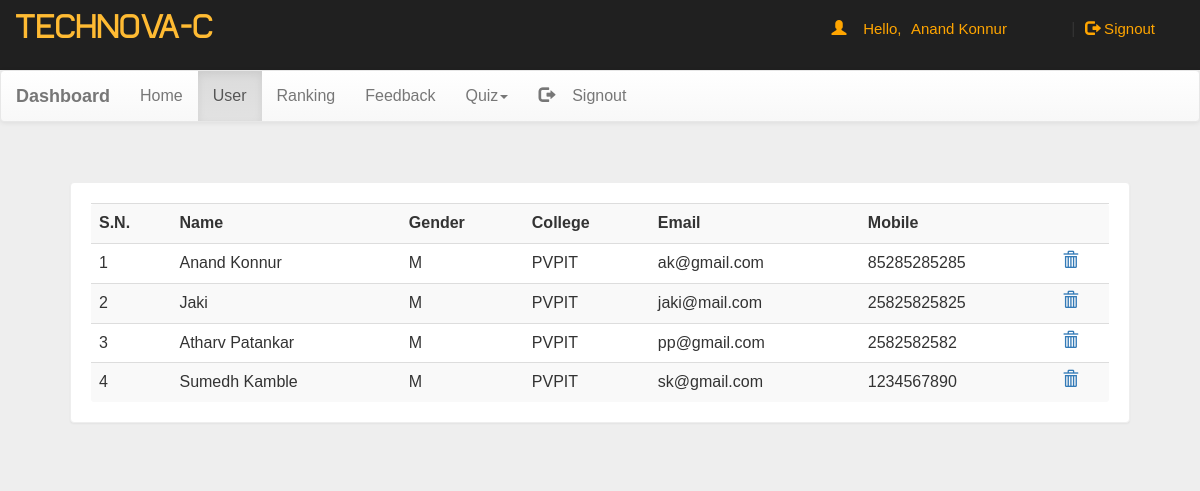
/dash.php?q=1 (signed in), run on the app's committed database.
### tables this page shows
CREATE TABLE `user` (
  `name` varchar(50) NOT NULL,
  `gender` varchar(5) NOT NULL,
  `college` varchar(100) NOT NULL,
  `email` varchar(50) NOT NULL,
  `mob` bigint(20) NOT NULL,
  `password` varchar(50) NOT NULL
);

### dash.php (the view, shortened to what this page needs)
<!DOCTYPE html PUBLIC "-//W3C//DTD XHTML 1.0 Transitional//EN" "http://www.w3.org/TR/xhtml1/DTD/xhtml1-transitional.dtd">
<html xmlns="http://www.w3.org/1999/xhtml">
<head>
<link  rel="stylesheet" href="css/bootstrap.min.css"/>
 <link  rel="stylesheet" href="css/bootstrap-theme.min.css"/>
 <link rel="stylesheet" href="css/main.css">
 <link  rel="stylesheet" href="css/font.css">
</head>
<body  style="background:#eee;">
<div class="header">
<div class="row">
<div class="col-lg-6">
<span class="logo">TECHNOVA-C</span></div>
<?php
 include_once 'dbConnection.php';
  if(!(isset($_SESSION['email']))){
header("location:index.php");
}
else
{
$name = $_SESSION['name'];;
echo '<span class="pull-right top title1" ><span class="log1"><span class="glyphicon glyphicon-user" aria-hidden="true"></span>&nbsp;&nbsp;&nbsp;&nbsp;Hello,</span> <a href="account.php" class="log log1">'.$name.'</a>&nbsp;|&nbsp;<a href="logout.php?q=account.php" class="log"><span class="glyphicon glyphicon-log-out" aria-hidden="true"></span>&nbsp;Signout</button></a></span>';
}?>
</div></div>
<nav class="navbar navbar-default title1">
  <div class="container-fluid">
    <div class="navbar-header">
      <a class="navbar-brand" href="dash.php?q=0"><b>Dashboard</b></a>
    </div>
    <div class="collapse navbar-collapse" id="bs-example-navbar-collapse-1">
      <ul class="nav navbar-nav">
        <li <?php if(@$_GET['q']==0) echo'class="active"'; ?>><a href="dash.php?q=0">Home<span class="sr-only">(current)</span></a></li>
        <li <?php if(@$_GET['q']==1) echo'class="active"'; ?>><a href="dash.php?q=1">User</a></li>
		<li <?php if(@$_GET['q']==2) echo'class="active"'; ?>><a href="dash.php?q=2">Ranking</a></li>
		<li <?php if(@$_GET['q']==3) echo'class="active"'; ?>><a href="dash.php?q=3">Feedback</a></li>
        <li class="dropdown <?php if(@$_GET['q']==4 || @$_GET['q']==5) echo'active"'; ?>">
          <a href="#" class="dropdown-toggle" data-toggle="dropdown" role="button" aria-haspopup="true" aria-expanded="false">Quiz<span class="caret"></span></a>
        </li><li class="pull-right"> <a href="logout.php?q=account.php"><span class="glyphicon glyphicon-log-out" aria-hidden="true"></span>&nbsp;&nbsp;&nbsp;&nbsp;Signout</a></li>
      </ul>
          </div>
  </div>
</nav>
<div class="container">
<div class="row">
<div class="col-md-12">
<?php if(@$_GET['q']==1) {
$result = mysqli_query($con,"SELECT * FROM user") or die('Error');
echo  '<div class="panel"><div class="table-responsive"><table class="table table-striped title1">
<tr><td><b>S.N.</b></td><td><b>Name</b></td><td><b>Gender</b></td><td><b>College</b></td><td><b>Email</b></td><td><b>Mobile</b></td><td></td></tr>';
$c=1;
while($row = mysqli_fetch_array($result)) {
	$name = $row['name'];
	$mob = $row['mob'];
	$gender = $row['gender'];
    $email = $row['email'];
	$college = $row['college'];
	echo '<tr><td>'.$c++.'</td><td>'.$name.'</td><td>'.$gender.'</td><td>'.$college.'</td><td>'.$email.'</td><td>'.$mob.'</td>
	<td><a title="Delete User" href="update.php?demail='.$email.'"><b><span class="glyphicon glyphicon-trash" aria-hidden="true"></span></b></a></td></tr>';
}
echo '</table></div></div>';
}?>
</div>
</div></div>
</body>
</html>

### css/main.css (style rules this page uses)
body { overflow-x:hidden; width:100%; font: 15px "Century Gothic", "Times Roman", sans-serif; background:#eee; min-height:550px; background-attachment:fixed; }
.panel { border-color:#eee; margin:40px; padding:20px; font: 15px "Century Gothic", "Times Roman", sans-serif; }
.header { background:#202020; height:70px; }
.logo { font-family:'typo'; font-size:35px; color:#ffbb33; margin:15px; }
.title1 { font: 16px "Century Gothic", "Times Roman", sans-serif; }
.top { margin-top:20px; }
.log1 { font: 15px 'Ubuntu', sans-serif; color:orange; margin-left:10px; }
.log { margin:10px; margin-right:60px; margin-left:5px; color:orange; text-decoration:none; font-size:20px; font-size:15px; }

### data on the page
user: name "Anand Konnur", gender "M", college "PVPIT", email "ak@gmail.com", mob "85285285285"
user: name "Jaki", gender "M", college "PVPIT", email "jaki@mail.com", mob "25825825825"
user: name "Atharv Patankar", gender "M", college "PVPIT", email "pp@gmail.com", mob "2582582582"
user: name "Sumedh Kamble", gender "M", college "PVPIT", email "sk@gmail.com", mob "1234567890"

### other printed values
$name "Anand Konnur"
